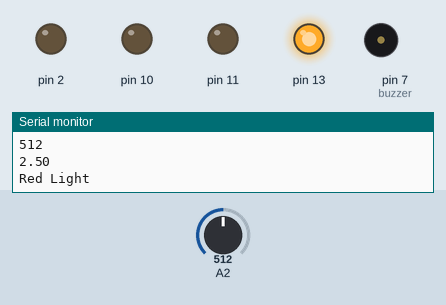
A sketch run on a simulated Arduino Uno, built with avr-gcc and run on an emulated ATmega328P. Parts: output pins drawn as LEDs (lit = HIGH), buzzer (waves = sounding), the last lines printed to the serial monitor. Inputs (shaded band) come from the test bench; at power-on: A2 = 512.

Above: at 4.8 s.
4.9 s: A2 set to 657
At 8.05 s:
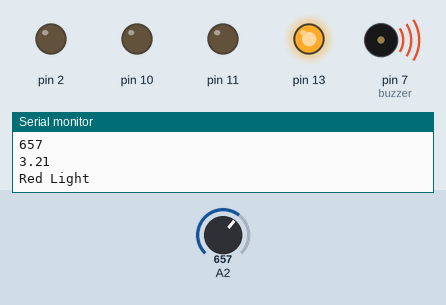
13.6 s: A2 set to 680
At 16.7 s:
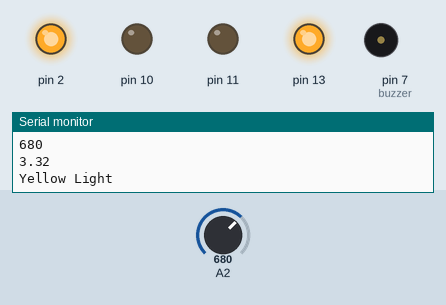
18.6 s: A2 set to 727
23.6 s: A2 set to 746
At 25.3 s:
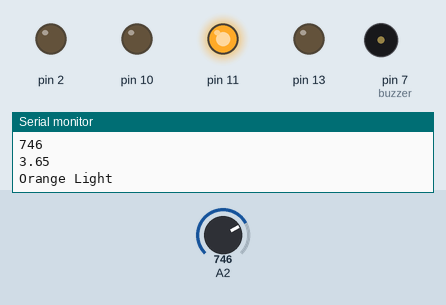
28.6 s: A2 set to 792
33.6 s: A2 set to 814
At 34.3 s:
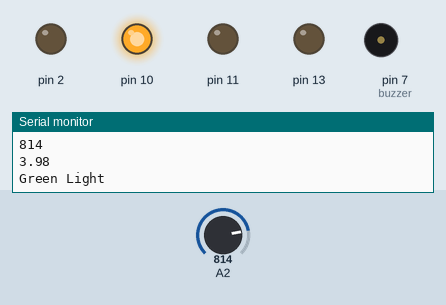
Timing chart, 0 to 36.6 s (numbered marks = the images above; inputs shaded):
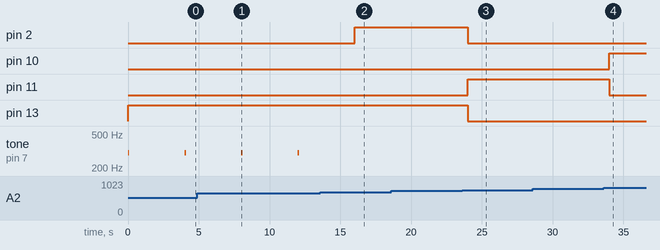

The sketch:

LOW_VOLTAGE_INDICATOR.ino
```cpp
int buzzer = 7;

void setup() {
  // put your setup code here, to run once:
  Serial.begin(9600);
  pinMode(10, OUTPUT);
  pinMode(11, OUTPUT);
  pinMode(2, OUTPUT);
  pinMode(13, OUTPUT);
}

void loop() {
  // put your main code here, to run repeatedly:
  int sensorValue = analogRead(A2);
   Serial.println(sensorValue);
  float voltage = sensorValue * (5.0 / 1023.0);
  Serial.println(voltage);
  if (voltage < 3.25) {
    Serial.println("Red Light");
    Red();
    Buzer();
    delay(2000);
  }
  else if (voltage > 3.25 && voltage < 3.59) {
    Serial.println("Yellow Light");
    Yellow();
    delay(2000);
  }

  else if (voltage > 3.59 && voltage < 3.94) {
    Serial.println("Orange Light");
    Orange();
    delay(2000);
  }

  else {
    Serial.println("Green Light");
    Green();
    delay(2000);
  }
}

void Green() {

  digitalWrite(10, HIGH);   // turn the LED on (HIGH is the voltage level)
  digitalWrite(11, LOW);
  digitalWrite(2, LOW);
  digitalWrite(13, LOW);
}
void Orange() {
  digitalWrite(11, HIGH);   // turn the LED on (HIGH is the voltage level)
  digitalWrite(10, LOW);
  digitalWrite(2, LOW);
  digitalWrite(13, LOW);
}
void Yellow() {
  digitalWrite(2, HIGH);   // turn the LED on (HIGH is the voltage level)
  digitalWrite(10, LOW);
  digitalWrite(11, LOW);
  digitalWrite(12, LOW);
}
void Red() {
  digitalWrite(13, HIGH);   // turn the LED on (HIGH is the voltage level)
  digitalWrite(10, LOW);
  digitalWrite(11, LOW);
  digitalWrite(2, LOW);
}
void Buzer() {
  tone(buzzer, 300, 100);
  delay(2000);

}
```

Measured:
- the behaviour switches between 664 and 665 on A2 (found by bisection; images 1 and 2)
- the behaviour switches between 734 and 735 on A2 (found by bisection; images 2 and 3)
- the behaviour switches between 806 and 807 on A2 (found by bisection; images 3 and 4)
- after the input at 13.6 s, pin 2: LOW → HIGH after 2.4 s; tone on pin 7 (buzzer): stays silent (without the input it goes to 300 Hz after 2.4 s)
- after the input at 23.6 s, pin 2, pin 13: HIGH → LOW after 0.41 s; pin 11: LOW → HIGH after 0.41 s
- after the input at 33.6 s, pin 10: LOW → HIGH after 0.41 s; pin 11: HIGH → LOW after 0.41 s
- by itself, tone on pin 7 (buzzer): alternates 300 Hz for 0.10 s and silent for 3.9 s
